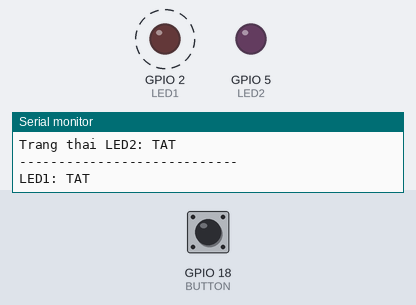
Simulated run of this program. Board: ESP32. Parts: output pins drawn as LEDs (lit = HIGH), the last lines printed to the serial monitor. Dashed ring = blinking. The test bench sets the inputs (shaded band); at power-on: GPIO 18 (BUTTON) HIGH.

Above: at 1.27 s.
1.3 s: GPIO 18 (BUTTON) pulled LOW for 0.15 s
At 1.65 s:
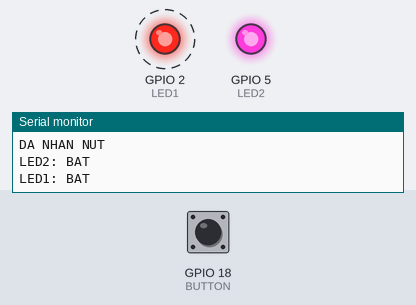
4.3 s: GPIO 18 (BUTTON) pulled LOW for 1 s
At 7.05 s:
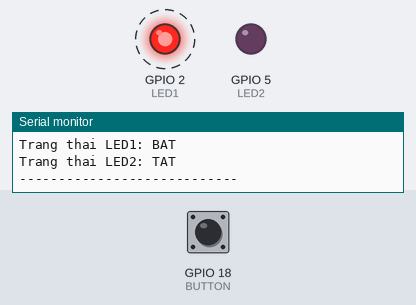
7.3 s: GPIO 18 (BUTTON) pulled LOW for 3.2 s
At 7.95 s:
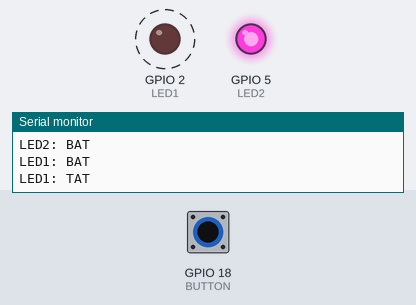
Timing chart, 0 to 18.0 s (numbered marks = the images above; inputs shaded):
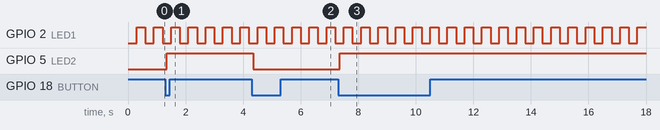

Measured:
- after the input at 1.3 s, GPIO 5 (LED2): LOW → HIGH after 0.05 s
- after the input at 4.3 s, GPIO 5 (LED2): HIGH → LOW after 0.05 s
- after the input at 7.3 s, GPIO 5 (LED2): LOW → HIGH after 0.05 s
- by itself, GPIO 2 (LED1): alternates HIGH for 0.30 s and LOW for 0.30 s

The program:

main.cpp
```cpp
#include <Arduino.h>

#define LED1 2
#define LED2 5
#define BUTTON 18

bool led1State = LOW;
bool led2State = LOW;

bool buttonState = HIGH;
bool lastButtonState = HIGH;

unsigned long ledTime = 0;
unsigned long buttonTime = 0;
unsigned long loopTime = 0;

unsigned long loopCount = 0;

void setup() {
  pinMode(LED1, OUTPUT);
  pinMode(LED2, OUTPUT);
  pinMode(BUTTON, INPUT_PULLUP);

  Serial.begin(115200);
  Serial.println("-------------------------------");
  Serial.println("NGUYEN THI PHUONG NHUNG - 2033240244");
  Serial.println("BAI05 - 3 TAC VU");
  Serial.println("-------------------------------");
}

void loop() {
  unsigned long now = millis();

  loopCount++;

  // ===== TAC VU 1: LED1 =====
  if (now - ledTime >= 300) {
    ledTime = now;

    led1State = !led1State;
    digitalWrite(LED1, led1State);

    Serial.print("LED1: ");

    if (led1State == HIGH) {
      Serial.println("BAT");
    } else {
      Serial.println("TAT");
    }
  }

  // ===== TAC VU 2: NUT NHAN + LED2 =====
  int reading = digitalRead(BUTTON);

  if (reading != lastButtonState) {
    buttonTime = now;
  }

  if (now - buttonTime >= 50) {
    if (reading != buttonState) {
      buttonState = reading;

      if (buttonState == LOW) {
        led2State = !led2State;
        digitalWrite(LED2, led2State);

        Serial.println("DA NHAN NUT");

        Serial.print("LED2: ");

        if (led2State == HIGH) {
          Serial.println("BAT");
        } else {
          Serial.println("TAT");
        }
      }
    }
  }

  lastButtonState = reading;

  // ===== TAC VU 3: DEM LOOP =====
  if (now - loopTime >= 1000) {
    loopTime = now;

    Serial.println("----------------------------");

    Serial.print("Thoi gian: ");
    Serial.print(now / 1000);
    Serial.println(" giay");

    Serial.print("So vong loop: ");
    Serial.println(loopCount);

    Serial.print("Trang thai LED1: ");
    if (led1State == HIGH) {
      Serial.println("BAT");
    } else {
      Serial.println("TAT");
    }

    Serial.print("Trang thai LED2: ");
    if (led2State == HIGH) {
      Serial.println("BAT");
    } else {
      Serial.println("TAT");
    }

    Serial.println("----------------------------");

    loopCount = 0;
  }
}
```
